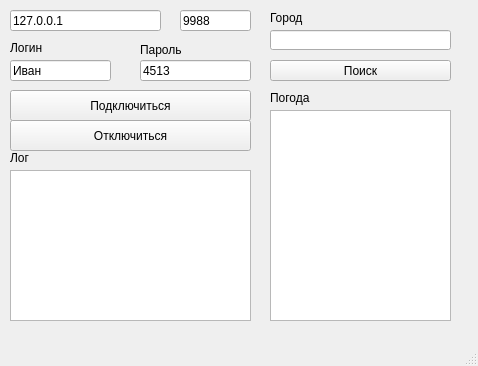
<?xml version="1.0" encoding="UTF-8"?>
<ui version="4.0">
 <class>client</class>
 <widget class="QMainWindow" name="client">
  <property name="geometry">
   <rect>
    <x>0</x>
    <y>0</y>
    <width>478</width>
    <height>366</height>
   </rect>
  </property>
  <property name="windowTitle">
   <string>client</string>
  </property>
  <widget class="QWidget" name="centralwidget">
   <widget class="QPushButton" name="connect">
    <property name="geometry">
     <rect>
      <x>10</x>
      <y>90</y>
      <width>241</width>
      <height>31</height>
     </rect>
    </property>
    <property name="text">
     <string>Подключиться</string>
    </property>
   </widget>
   <widget class="QTextBrowser" name="textBrowser">
    <property name="geometry">
     <rect>
      <x>10</x>
      <y>170</y>
      <width>241</width>
      <height>151</height>
     </rect>
    </property>
   </widget>
   <widget class="QLineEdit" name="hostLineEdit">
    <property name="geometry">
     <rect>
      <x>10</x>
      <y>10</y>
      <width>151</width>
      <height>21</height>
     </rect>
    </property>
    <property name="text">
     <string>127.0.0.1</string>
    </property>
   </widget>
   <widget class="QLineEdit" name="portLineEdit">
    <property name="geometry">
     <rect>
      <x>180</x>
      <y>10</y>
      <width>71</width>
      <height>21</height>
     </rect>
    </property>
    <property name="text">
     <string>9988</string>
    </property>
   </widget>
   <widget class="QPushButton" name="disconnect">
    <property name="geometry">
     <rect>
      <x>10</x>
      <y>120</y>
      <width>241</width>
      <height>31</height>
     </rect>
    </property>
    <property name="text">
     <string>Отключиться</string>
    </property>
   </widget>
   <widget class="QLineEdit" name="nameEdit">
    <property name="geometry">
     <rect>
      <x>10</x>
      <y>60</y>
      <width>101</width>
      <height>21</height>
     </rect>
    </property>
    <property name="text">
     <string>Иван</string>
    </property>
   </widget>
   <widget class="QLineEdit" name="passwordEdit">
    <property name="geometry">
     <rect>
      <x>140</x>
      <y>60</y>
      <width>111</width>
      <height>21</height>
     </rect>
    </property>
    <property name="text">
     <string>4513</string>
    </property>
   </widget>
   <widget class="QLineEdit" name="cityLineEdit">
    <property name="geometry">
     <rect>
      <x>270</x>
      <y>30</y>
      <width>181</width>
      <height>20</height>
     </rect>
    </property>
   </widget>
   <widget class="QLabel" name="cityLabel">
    <property name="geometry">
     <rect>
      <x>270</x>
      <y>10</y>
      <width>111</width>
      <height>16</height>
     </rect>
    </property>
    <property name="text">
     <string>Город</string>
    </property>
   </widget>
   <widget class="QPushButton" name="findButton">
    <property name="geometry">
     <rect>
      <x>270</x>
      <y>60</y>
      <width>181</width>
      <height>21</height>
     </rect>
    </property>
    <property name="text">
     <string>Поиск</string>
    </property>
   </widget>
   <widget class="QTextBrowser" name="weatherBrowse">
    <property name="geometry">
     <rect>
      <x>270</x>
      <y>110</y>
      <width>181</width>
      <height>211</height>
     </rect>
    </property>
   </widget>
   <widget class="QLabel" name="weatherLabel">
    <property name="geometry">
     <rect>
      <x>270</x>
      <y>90</y>
      <width>111</width>
      <height>16</height>
     </rect>
    </property>
    <property name="text">
     <string>Погода</string>
    </property>
   </widget>
   <widget class="QLabel" name="loginLabel">
    <property name="geometry">
     <rect>
      <x>10</x>
      <y>40</y>
      <width>111</width>
      <height>16</height>
     </rect>
    </property>
    <property name="text">
     <string>Логин</string>
    </property>
   </widget>
   <widget class="QLabel" name="passwordLabel">
    <property name="geometry">
     <rect>
      <x>140</x>
      <y>40</y>
      <width>111</width>
      <height>20</height>
     </rect>
    </property>
    <property name="text">
     <string>Пароль</string>
    </property>
   </widget>
   <widget class="QLabel" name="logLabel">
    <property name="geometry">
     <rect>
      <x>10</x>
      <y>150</y>
      <width>111</width>
      <height>16</height>
     </rect>
    </property>
    <property name="text">
     <string>Лог</string>
    </property>
   </widget>
  </widget>
  <widget class="QMenuBar" name="menubar">
   <property name="geometry">
    <rect>
     <x>0</x>
     <y>0</y>
     <width>478</width>
     <height>21</height>
    </rect>
   </property>
  </widget>
  <widget class="QStatusBar" name="statusbar"/>
 </widget>
 <resources/>
 <connections/>
</ui>
